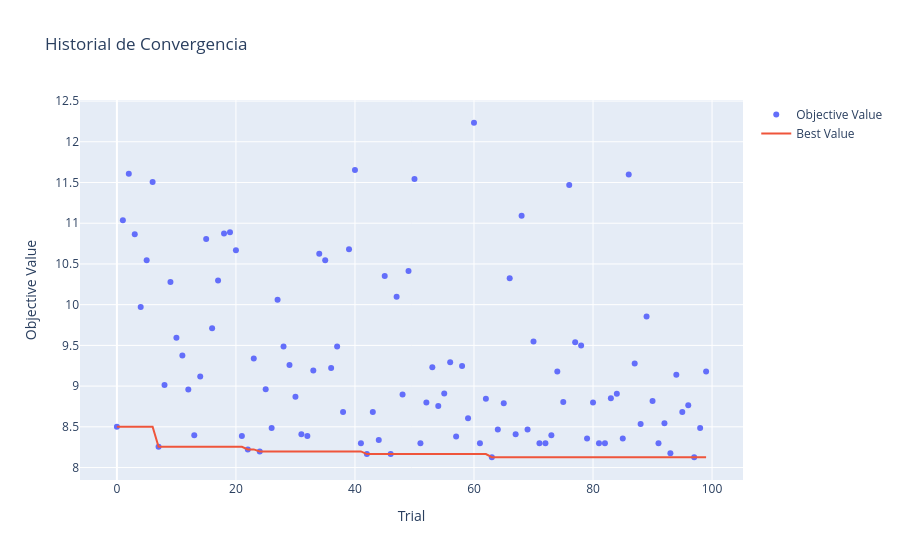
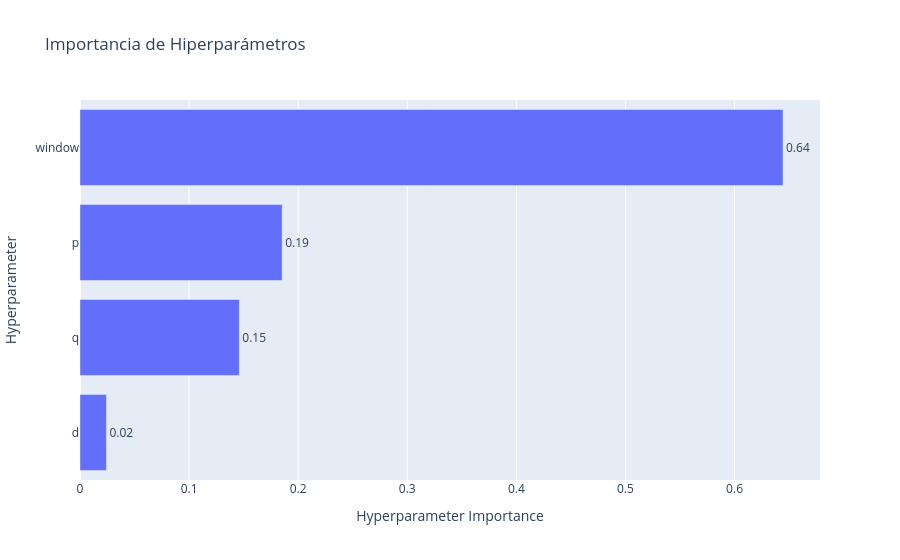
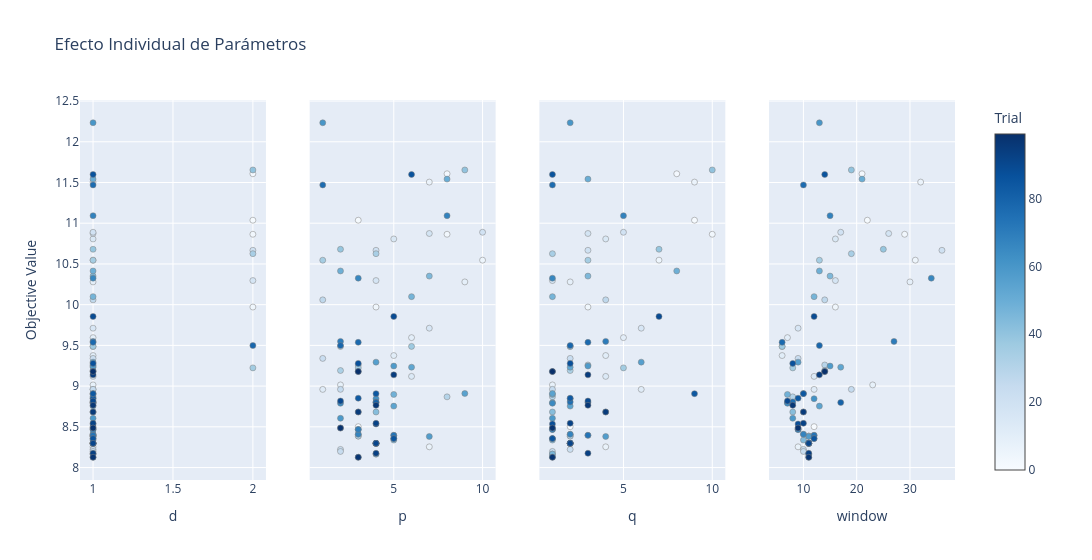
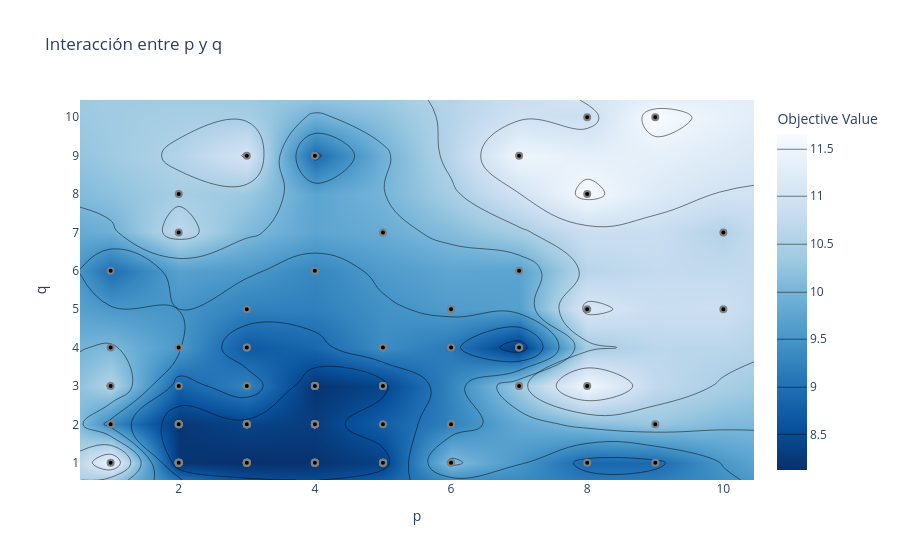

The notebook cell these images were saved under, in order:
### Code cell
# Visualización de resultados de optimización
from optuna.visualization import (plot_optimization_history, plot_param_importances, 
                                   plot_slice, plot_contour, plot_parallel_coordinate, plot_edf)

# 1. Historial de convergencia
fig1_p2 = plot_optimization_history(study_p2)
fig1_p2.update_layout(title="Historial de Convergencia")
fig1_p2.show()

# 2. Importancia de parámetros
fig2_p2 = plot_param_importances(study_p2)
fig2_p2.update_layout(title="Importancia de Hiperparámetros")
fig2_p2.show()

# 3. Efecto individual de cada parámetro
fig3_p2 = plot_slice(study_p2)
fig3_p2.update_layout(title="Efecto Individual de Parámetros")
fig3_p2.show()

# 4. Relación entre pares de parámetros
fig4_p2 = plot_contour(study_p2, params=["p", "q"])
fig4_p2.update_layout(title="Interacción entre p y q")
fig4_p2.show()

# 5. Coordenadas paralelas
fig5_p2 = plot_parallel_coordinate(study_p2)
fig5_p2.update_layout(title="Coordenadas Paralelas de Hiperparámetros")
fig5_p2.show()

# 6. Distribución empírica acumulada
fig6_p2 = plot_edf(study_p2)
fig6_p2.update_layout(title="Distribución Empírica (EDF) de RMSE")
fig6_p2.show()

### Figure 1 — Plotly figure (JSON) as saved in the notebook; plotly's stock layout.template omitted (floating-point values rounded to 4 significant figures)
{"data": [{"mode": "markers", "name": "Objective Value", "type": "scatter", "x": [0, 1, 2, 3, 4, 5, 6, 7, 8, 9, 10, 11, 12, 13, 14, 15, 16, 17, 18, 19, 20, 21, 22, 23, 24, 25, 26, 27, 28, 29, 30, 31, 32, 33, 34, 35, 36, 37, 38, 39, 40, 41, 42, 43, 44, 45, 46, 47, 48, 49, 50, 51, 52, 53, 54, 55, 56, 57, 58, 59, 60, 61, 62, 63, 64, 65, 66, 67, 68, 69, 70, 71, 72, 73, 74, 75, 76, 77, 78, 79, 80, 81, 82, 83, 84, 85, 86, 87, 88, 89, 90, 91, 92, 93, 94, 95, 96, 97, 98, 99], "y": [8.502, 11.04, 11.61, 10.86, 9.971, 10.55, 11.5, 8.254, 9.014, 10.28, 9.595, 9.375, 8.96, 8.396, 9.119, 10.81, 9.711, 10.3, 10.87, 10.89, 10.67, 8.386, 8.223, 9.34, 8.198, 8.96, 8.486, 10.06, 9.486, 9.259, 8.868, 8.408, 8.386, 9.191, 10.63, 10.55, 9.224, 9.487, 8.682, 10.68, 11.65, 8.297, 8.165, 8.682, 8.337, 10.35, 8.165, 10.1, 8.897, 10.41, 11.54, 8.297, 8.797, 9.232, 8.754, 8.909, 9.294, 8.381, 9.246, 8.605, 12.23, 8.297, 8.845, 8.126, 8.467, 8.789, 10.33, 8.408, 11.09, 8.467, 9.549, 8.297, 8.297, 8.396, 9.179, 8.806, 11.47, 9.537, 9.498, 8.356, 8.798, 8.297, 8.297, 8.852, 8.907, 8.356, 11.6, 9.279, 8.535, 9.855, 8.817, 8.297, 8.544, 8.176, 9.138, 8.682, 8.765, 8.126, 8.486, 9.179]}, {"mode": "lines", "name": "Best Value", "type": "scatter", "x": [0, 1, 2, 3, 4, 5, 6, 7, 8, 9, 10, 11, 12, 13, 14, 15, 16, 17, 18, 19, 20, 21, 22, 23, 24, 25, 26, 27, 28, 29, 30, 31, 32, 33, 34, 35, 36, 37, 38, 39, 40, 41, 42, 43, 44, 45, 46, 47, 48, 49, 50, 51, 52, 53, 54, 55, 56, 57, 58, 59, 60, 61, 62, 63, 64, 65, 66, 67, 68, 69, 70, 71, 72, 73, 74, 75, 76, 77, 78, 79, 80, 81, 82, 83, 84, 85, 86, 87, 88, 89, 90, 91, 92, 93, 94, 95, 96, 97, 98, 99], "y": [8.502, 8.502, 8.502, 8.502, 8.502, 8.502, 8.502, 8.254, 8.254, 8.254, 8.254, 8.254, 8.254, 8.254, 8.254, 8.254, 8.254, 8.254, 8.254, 8.254, 8.254, 8.254, 8.223, 8.223, 8.198, 8.198, 8.198, 8.198, 8.198, 8.198, 8.198, 8.198, 8.198, 8.198, 8.198, 8.198, 8.198, 8.198, 8.198, 8.198, 8.198, 8.198, 8.165, 8.165, 8.165, 8.165, 8.165, 8.165, 8.165, 8.165, 8.165, 8.165, 8.165, 8.165, 8.165, 8.165, 8.165, 8.165, 8.165, 8.165, 8.165, 8.165, 8.165, 8.126, 8.126, 8.126, 8.126, 8.126, 8.126, 8.126, 8.126, 8.126, 8.126, 8.126, 8.126, 8.126, 8.126, 8.126, 8.126, 8.126, 8.126, 8.126, 8.126, 8.126, 8.126, 8.126, 8.126, 8.126, 8.126, 8.126, 8.126, 8.126, 8.126, 8.126, 8.126, 8.126, 8.126, 8.126, 8.126, 8.126]}, {"marker": {"color": "#cccccc"}, "mode": "markers", "name": "Infeasible Trial", "showlegend": false, "type": "scatter", "x": [], "y": []}], "layout": {"title": {"text": "Historial de Convergencia"}, "xaxis": {"title": {"text": "Trial"}}, "yaxis": {"title": {"text": "Objective Value"}}}}

### Figure 2 — Plotly figure (JSON) as saved in the notebook; plotly's stock layout.template omitted (floating-point values rounded to 4 significant figures)
{"data": [{"cliponaxis": false, "hovertemplate": ["d (IntDistribution): 0.024230020126550376<extra></extra>", "q (IntDistribution): 0.14602425073329825<extra></extra>", "p (IntDistribution): 0.18531847827336853<extra></extra>", "window (IntDistribution): 0.6444272508667828<extra></extra>"], "name": "Objective Value", "orientation": "h", "text": ["0.02", "0.15", "0.19", "0.64"], "textposition": "outside", "type": "bar", "x": [0.02423, 0.146, 0.1853, 0.6444], "y": ["d", "q", "p", "window"]}], "layout": {"title": {"text": "Importancia de Hiperparámetros"}, "xaxis": {"title": {"text": "Hyperparameter Importance"}}, "yaxis": {"title": {"text": "Hyperparameter"}}}}

### Figure 3 — Plotly figure (JSON) as saved in the notebook; plotly's stock layout.template omitted (floating-point values rounded to 4 significant figures)
{"data": [{"marker": {"color": [0, 1, 2, 3, 4, 5, 6, 7, 8, 9, 10, 11, 12, 13, 14, 15, 16, 17, 18, 19, 20, 21, 22, 23, 24, 25, 26, 27, 28, 29, 30, 31, 32, 33, 34, 35, 36, 37, 38, 39, 40, 41, 42, 43, 44, 45, 46, 47, 48, 49, 50, 51, 52, 53, 54, 55, 56, 57, 58, 59, 60, 61, 62, 63, 64, 65, 66, 67, 68, 69, 70, 71, 72, 73, 74, 75, 76, 77, 78, 79, 80, 81, 82, 83, 84, 85, 86, 87, 88, 89, 90, 91, 92, 93, 94, 95, 96, 97, 98, 99], "colorbar": {"title": {"text": "Trial"}, "x": 1, "xpad": 40}, "colorscale": [[0, "rgb(247,251,255)"], [0.125, "rgb(222,235,247)"], [0.25, "rgb(198,219,239)"], [0.375, "rgb(158,202,225)"], [0.5, "rgb(107,174,214)"], [0.625, "rgb(66,146,198)"], [0.75, "rgb(33,113,181)"], [0.875, "rgb(8,81,156)"], [1, "rgb(8,48,107)"]], "line": {"color": "Grey", "width": 0.5}, "showscale": true}, "mode": "markers", "name": "Feasible Trial", "showlegend": false, "type": "scatter", "x": [1, 2, 2, 2, 2, 1, 1, 1, 1, 1, 1, 1, 1, 1, 1, 1, 1, 2, 1, 1, 2, 1, 1, 1, 1, 1, 1, 1, 1, 1, 1, 1, 1, 1, 2, 1, 2, 1, 1, 1, 2, 1, 1, 1, 1, 1, 1, 1, 1, 1, 1, 1, 1, 1, 1, 1, 1, 1, 1, 1, 1, 1, 1, 1, 1, 1, 1, 1, 1, 1, 1, 1, 1, 1, 1, 1, 1, 1, 2, 1, 1, 1, 1, 1, 1, 1, 1, 1, 1, 1, 1, 1, 1, 1, 1, 1, 1, 1, 1, 1], "xaxis": "x", "y": [8.502, 11.04, 11.61, 10.86, 9.971, 10.55, 11.5, 8.254, 9.014, 10.28, 9.595, 9.375, 8.96, 8.396, 9.119, 10.81, 9.711, 10.3, 10.87, 10.89, 10.67, 8.386, 8.223, 9.34, 8.198, 8.96, 8.486, 10.06, 9.486, 9.259, 8.868, 8.408, 8.386, 9.191, 10.63, 10.55, 9.224, 9.487, 8.682, 10.68, 11.65, 8.297, 8.165, 8.682, 8.337, 10.35, 8.165, 10.1, 8.897, 10.41, 11.54, 8.297, 8.797, 9.232, 8.754, 8.909, 9.294, 8.381, 9.246, 8.605, 12.23, 8.297, 8.845, 8.126, 8.467, 8.789, 10.33, 8.408, 11.09, 8.467, 9.549, 8.297, 8.297, 8.396, 9.179, 8.806, 11.47, 9.537, 9.498, 8.356, 8.798, 8.297, 8.297, 8.852, 8.907, 8.356, 11.6, 9.279, 8.535, 9.855, 8.817, 8.297, 8.544, 8.176, 9.138, 8.682, 8.765, 8.126, 8.486, 9.179], "yaxis": "y"}, {"marker": {"color": [0, 1, 2, 3, 4, 5, 6, 7, 8, 9, 10, 11, 12, 13, 14, 15, 16, 17, 18, 19, 20, 21, 22, 23, 24, 25, 26, 27, 28, 29, 30, 31, 32, 33, 34, 35, 36, 37, 38, 39, 40, 41, 42, 43, 44, 45, 46, 47, 48, 49, 50, 51, 52, 53, 54, 55, 56, 57, 58, 59, 60, 61, 62, 63, 64, 65, 66, 67, 68, 69, 70, 71, 72, 73, 74, 75, 76, 77, 78, 79, 80, 81, 82, 83, 84, 85, 86, 87, 88, 89, 90, 91, 92, 93, 94, 95, 96, 97, 98, 99], "colorbar": {"title": {"text": "Trial"}, "x": 1, "xpad": 40}, "colorscale": [[0, "rgb(247,251,255)"], [0.125, "rgb(222,235,247)"], [0.25, "rgb(198,219,239)"], [0.375, "rgb(158,202,225)"], [0.5, "rgb(107,174,214)"], [0.625, "rgb(66,146,198)"], [0.75, "rgb(33,113,181)"], [0.875, "rgb(8,81,156)"], [1, "rgb(8,48,107)"]], "line": {"color": "Grey", "width": 0.5}, "showscale": false}, "mode": "markers", "name": "Feasible Trial", "showlegend": false, "type": "scatter", "x": [3, 3, 8, 8, 4, 10, 7, 7, 2, 9, 6, 5, 1, 5, 6, 5, 7, 4, 7, 10, 4, 3, 2, 1, 2, 2, 2, 1, 2, 3, 8, 3, 3, 2, 4, 1, 3, 6, 3, 2, 9, 4, 4, 4, 5, 7, 4, 6, 5, 2, 8, 4, 4, 6, 5, 9, 4, 7, 5, 2, 1, 4, 4, 3, 3, 2, 3, 3, 8, 3, 2, 4, 4, 5, 3, 4, 1, 3, 2, 5, 4, 4, 4, 3, 4, 5, 6, 3, 4, 5, 2, 4, 4, 4, 5, 3, 4, 3, 2, 3], "xaxis": "x2", "y": [8.502, 11.04, 11.61, 10.86, 9.971, 10.55, 11.5, 8.254, 9.014, 10.28, 9.595, 9.375, 8.96, 8.396, 9.119, 10.81, 9.711, 10.3, 10.87, 10.89, 10.67, 8.386, 8.223, 9.34, 8.198, 8.96, 8.486, 10.06, 9.486, 9.259, 8.868, 8.408, 8.386, 9.191, 10.63, 10.55, 9.224, 9.487, 8.682, 10.68, 11.65, 8.297, 8.165, 8.682, 8.337, 10.35, 8.165, 10.1, 8.897, 10.41, 11.54, 8.297, 8.797, 9.232, 8.754, 8.909, 9.294, 8.381, 9.246, 8.605, 12.23, 8.297, 8.845, 8.126, 8.467, 8.789, 10.33, 8.408, 11.09, 8.467, 9.549, 8.297, 8.297, 8.396, 9.179, 8.806, 11.47, 9.537, 9.498, 8.356, 8.798, 8.297, 8.297, 8.852, 8.907, 8.356, 11.6, 9.279, 8.535, 9.855, 8.817, 8.297, 8.544, 8.176, 9.138, 8.682, 8.765, 8.126, 8.486, 9.179], "yaxis": "y2"}, {"marker": {"color": [0, 1, 2, 3, 4, 5, 6, 7, 8, 9, 10, 11, 12, 13, 14, 15, 16, 17, 18, 19, 20, 21, 22, 23, 24, 25, 26, 27, 28, 29, 30, 31, 32, 33, 34, 35, 36, 37, 38, 39, 40, 41, 42, 43, 44, 45, 46, 47, 48, 49, 50, 51, 52, 53, 54, 55, 56, 57, 58, 59, 60, 61, 62, 63, 64, 65, 66, 67, 68, 69, 70, 71, 72, 73, 74, 75, 76, 77, 78, 79, 80, 81, 82, 83, 84, 85, 86, 87, 88, 89, 90, 91, 92, 93, 94, 95, 96, 97, 98, 99], "colorbar": {"title": {"text": "Trial"}, "x": 1, "xpad": 40}, "colorscale": [[0, "rgb(247,251,255)"], [0.125, "rgb(222,235,247)"], [0.25, "rgb(198,219,239)"], [0.375, "rgb(158,202,225)"], [0.5, "rgb(107,174,214)"], [0.625, "rgb(66,146,198)"], [0.75, "rgb(33,113,181)"], [0.875, "rgb(8,81,156)"], [1, "rgb(8,48,107)"]], "line": {"color": "Grey", "width": 0.5}, "showscale": false}, "mode": "markers", "name": "Feasible Trial", "showlegend": false, "type": "scatter", "x": [2, 9, 8, 10, 3, 7, 9, 4, 1, 2, 5, 4, 6, 3, 4, 4, 6, 1, 3, 5, 3, 2, 2, 2, 1, 1, 1, 4, 2, 3, 1, 2, 2, 2, 1, 3, 5, 2, 4, 7, 10, 2, 1, 1, 1, 3, 1, 1, 1, 8, 3, 2, 1, 2, 2, 1, 6, 4, 3, 1, 2, 2, 2, 1, 1, 1, 1, 2, 5, 1, 4, 2, 2, 3, 1, 2, 1, 3, 2, 1, 3, 2, 2, 2, 9, 1, 1, 2, 1, 7, 3, 2, 2, 3, 3, 4, 3, 1, 1, 1], "xaxis": "x3", "y": [8.502, 11.04, 11.61, 10.86, 9.971, 10.55, 11.5, 8.254, 9.014, 10.28, 9.595, 9.375, 8.96, 8.396, 9.119, 10.81, 9.711, 10.3, 10.87, 10.89, 10.67, 8.386, 8.223, 9.34, 8.198, 8.96, 8.486, 10.06, 9.486, 9.259, 8.868, 8.408, 8.386, 9.191, 10.63, 10.55, 9.224, 9.487, 8.682, 10.68, 11.65, 8.297, 8.165, 8.682, 8.337, 10.35, 8.165, 10.1, 8.897, 10.41, 11.54, 8.297, 8.797, 9.232, 8.754, 8.909, 9.294, 8.381, 9.246, 8.605, 12.23, 8.297, 8.845, 8.126, 8.467, 8.789, 10.33, 8.408, 11.09, 8.467, 9.549, 8.297, 8.297, 8.396, 9.179, 8.806, 11.47, 9.537, 9.498, 8.356, 8.798, 8.297, 8.297, 8.852, 8.907, 8.356, 11.6, 9.279, 8.535, 9.855, 8.817, 8.297, 8.544, 8.176, 9.138, 8.682, 8.765, 8.126, 8.486, 9.179], "yaxis": "y3"}, {"marker": {"color": [0, 1, 2, 3, 4, 5, 6, 7, 8, 9, 10, 11, 12, 13, 14, 15, 16, 17, 18, 19, 20, 21, 22, 23, 24, 25, 26, 27, 28, 29, 30, 31, 32, 33, 34, 35, 36, 37, 38, 39, 40, 41, 42, 43, 44, 45, 46, 47, 48, 49, 50, 51, 52, 53, 54, 55, 56, 57, 58, 59, 60, 61, 62, 63, 64, 65, 66, 67, 68, 69, 70, 71, 72, 73, 74, 75, 76, 77, 78, 79, 80, 81, 82, 83, 84, 85, 86, 87, 88, 89, 90, 91, 92, 93, 94, 95, 96, 97, 98, 99], "colorbar": {"title": {"text": "Trial"}, "x": 1, "xpad": 40}, "colorscale": [[0, "rgb(247,251,255)"], [0.125, "rgb(222,235,247)"], [0.25, "rgb(198,219,239)"], [0.375, "rgb(158,202,225)"], [0.5, "rgb(107,174,214)"], [0.625, "rgb(66,146,198)"], [0.75, "rgb(33,113,181)"], [0.875, "rgb(8,81,156)"], [1, "rgb(8,48,107)"]], "line": {"color": "Grey", "width": 0.5}, "showscale": false}, "mode": "markers", "name": "Feasible Trial", "showlegend": false, "type": "scatter", "x": [12, 22, 21, 29, 16, 31, 32, 9, 23, 30, 7, 6, 12, 12, 12, 16, 9, 16, 26, 17, 36, 11, 10, 9, 10, 19, 9, 14, 6, 14, 8, 10, 11, 14, 19, 13, 8, 6, 10, 25, 19, 11, 11, 8, 10, 15, 11, 12, 7, 13, 21, 11, 7, 17, 13, 10, 9, 11, 15, 8, 13, 11, 12, 11, 9, 7, 34, 10, 15, 9, 27, 11, 11, 12, 14, 8, 10, 6, 13, 12, 17, 11, 11, 9, 10, 12, 14, 8, 9, 12, 7, 11, 10, 11, 13, 10, 8, 11, 9, 14], "xaxis": "x4", "y": [8.502, 11.04, 11.61, 10.86, 9.971, 10.55, 11.5, 8.254, 9.014, 10.28, 9.595, 9.375, 8.96, 8.396, 9.119, 10.81, 9.711, 10.3, 10.87, 10.89, 10.67, 8.386, 8.223, 9.34, 8.198, 8.96, 8.486, 10.06, 9.486, 9.259, 8.868, 8.408, 8.386, 9.191, 10.63, 10.55, 9.224, 9.487, 8.682, 10.68, 11.65, 8.297, 8.165, 8.682, 8.337, 10.35, 8.165, 10.1, 8.897, 10.41, 11.54, 8.297, 8.797, 9.232, 8.754, 8.909, 9.294, 8.381, 9.246, 8.605, 12.23, 8.297, 8.845, 8.126, 8.467, 8.789, 10.33, 8.408, 11.09, 8.467, 9.549, 8.297, 8.297, 8.396, 9.179, 8.806, 11.47, 9.537, 9.498, 8.356, 8.798, 8.297, 8.297, 8.852, 8.907, 8.356, 11.6, 9.279, 8.535, 9.855, 8.817, 8.297, 8.544, 8.176, 9.138, 8.682, 8.765, 8.126, 8.486, 9.179], "yaxis": "y4"}], "layout": {"title": {"text": "Efecto Individual de Parámetros"}, "width": 1200, "xaxis": {"anchor": "y", "domain": [0, 0.2125], "title": {"text": "d"}}, "xaxis2": {"anchor": "y2", "domain": [0.2625, 0.475], "title": {"text": "p"}}, "xaxis3": {"anchor": "y3", "domain": [0.525, 0.7375], "title": {"text": "q"}}, "xaxis4": {"anchor": "y4", "domain": [0.7875, 1], "title": {"text": "window"}}, "yaxis": {"anchor": "x", "domain": [0, 1], "title": {"text": "Objective Value"}}, "yaxis2": {"anchor": "x2", "domain": [0, 1], "matches": "y", "showticklabels": false}, "yaxis3": {"anchor": "x3", "domain": [0, 1], "matches": "y", "showticklabels": false}, "yaxis4": {"anchor": "x4", "domain": [0, 1], "matches": "y", "showticklabels": false}}}

### Figure 4 — Plotly figure (JSON) as saved in the notebook; plotly's stock layout.template omitted (floating-point values rounded to 4 significant figures; data arrays with more than 128 entries replaced by an {"elided": "..."} marker saying what was removed)
{"data": [{"colorbar": {"title": {"text": "Objective Value"}}, "colorscale": [[0, "rgb(247,251,255)"], [0.125, "rgb(222,235,247)"], [0.25, "rgb(198,219,239)"], [0.375, "rgb(158,202,225)"], [0.5, "rgb(107,174,214)"], [0.625, "rgb(66,146,198)"], [0.75, "rgb(33,113,181)"], [0.875, "rgb(8,81,156)"], [1, "rgb(8,48,107)"]], "connectgaps": true, "contours": {"coloring": "heatmap"}, "hoverinfo": "none", "line": {"smoothing": 1.3}, "reversescale": true, "type": "contour", "x": [0.55, 1, 2, 3, 4, 5, 6, 7, 8, 9, 10, 10.45], "y": [0.55, 1, 2, 3, 4, 5, 6, 7, 8, 9, 10, 10.45], "z": {"elided": "12x12 float values"}}, {"marker": {"color": "black", "line": {"color": "Gray", "width": 2}}, "mode": "markers", "name": "Feasible Trial", "showlegend": false, "type": "scatter", "x": [3, 3, 8, 8, 4, 10, 7, 7, 2, 9, 6, 5, 1, 5, 6, 5, 7, 4, 7, 10, 4, 3, 2, 1, 2, 2, 2, 1, 2, 3, 8, 3, 3, 2, 4, 1, 3, 6, 3, 2, 9, 4, 4, 4, 5, 7, 4, 6, 5, 2, 8, 4, 4, 6, 5, 9, 4, 7, 5, 2, 1, 4, 4, 3, 3, 2, 3, 3, 8, 3, 2, 4, 4, 5, 3, 4, 1, 3, 2, 5, 4, 4, 4, 3, 4, 5, 6, 3, 4, 5, 2, 4, 4, 4, 5, 3, 4, 3, 2, 3], "y": [2, 9, 8, 10, 3, 7, 9, 4, 1, 2, 5, 4, 6, 3, 4, 4, 6, 1, 3, 5, 3, 2, 2, 2, 1, 1, 1, 4, 2, 3, 1, 2, 2, 2, 1, 3, 5, 2, 4, 7, 10, 2, 1, 1, 1, 3, 1, 1, 1, 8, 3, 2, 1, 2, 2, 1, 6, 4, 3, 1, 2, 2, 2, 1, 1, 1, 1, 2, 5, 1, 4, 2, 2, 3, 1, 2, 1, 3, 2, 1, 3, 2, 2, 2, 9, 1, 1, 2, 1, 7, 3, 2, 2, 3, 3, 4, 3, 1, 1, 1]}, {"marker": {"color": "#cccccc", "line": {"color": "Gray", "width": 2}}, "mode": "markers", "name": "Infeasible Trial", "showlegend": false, "type": "scatter", "x": [], "y": []}], "layout": {"title": {"text": "Interacción entre p y q"}, "xaxis": {"range": [0.55, 10.45], "title": {"text": "p"}}, "yaxis": {"range": [0.55, 10.45], "title": {"text": "q"}}}}
